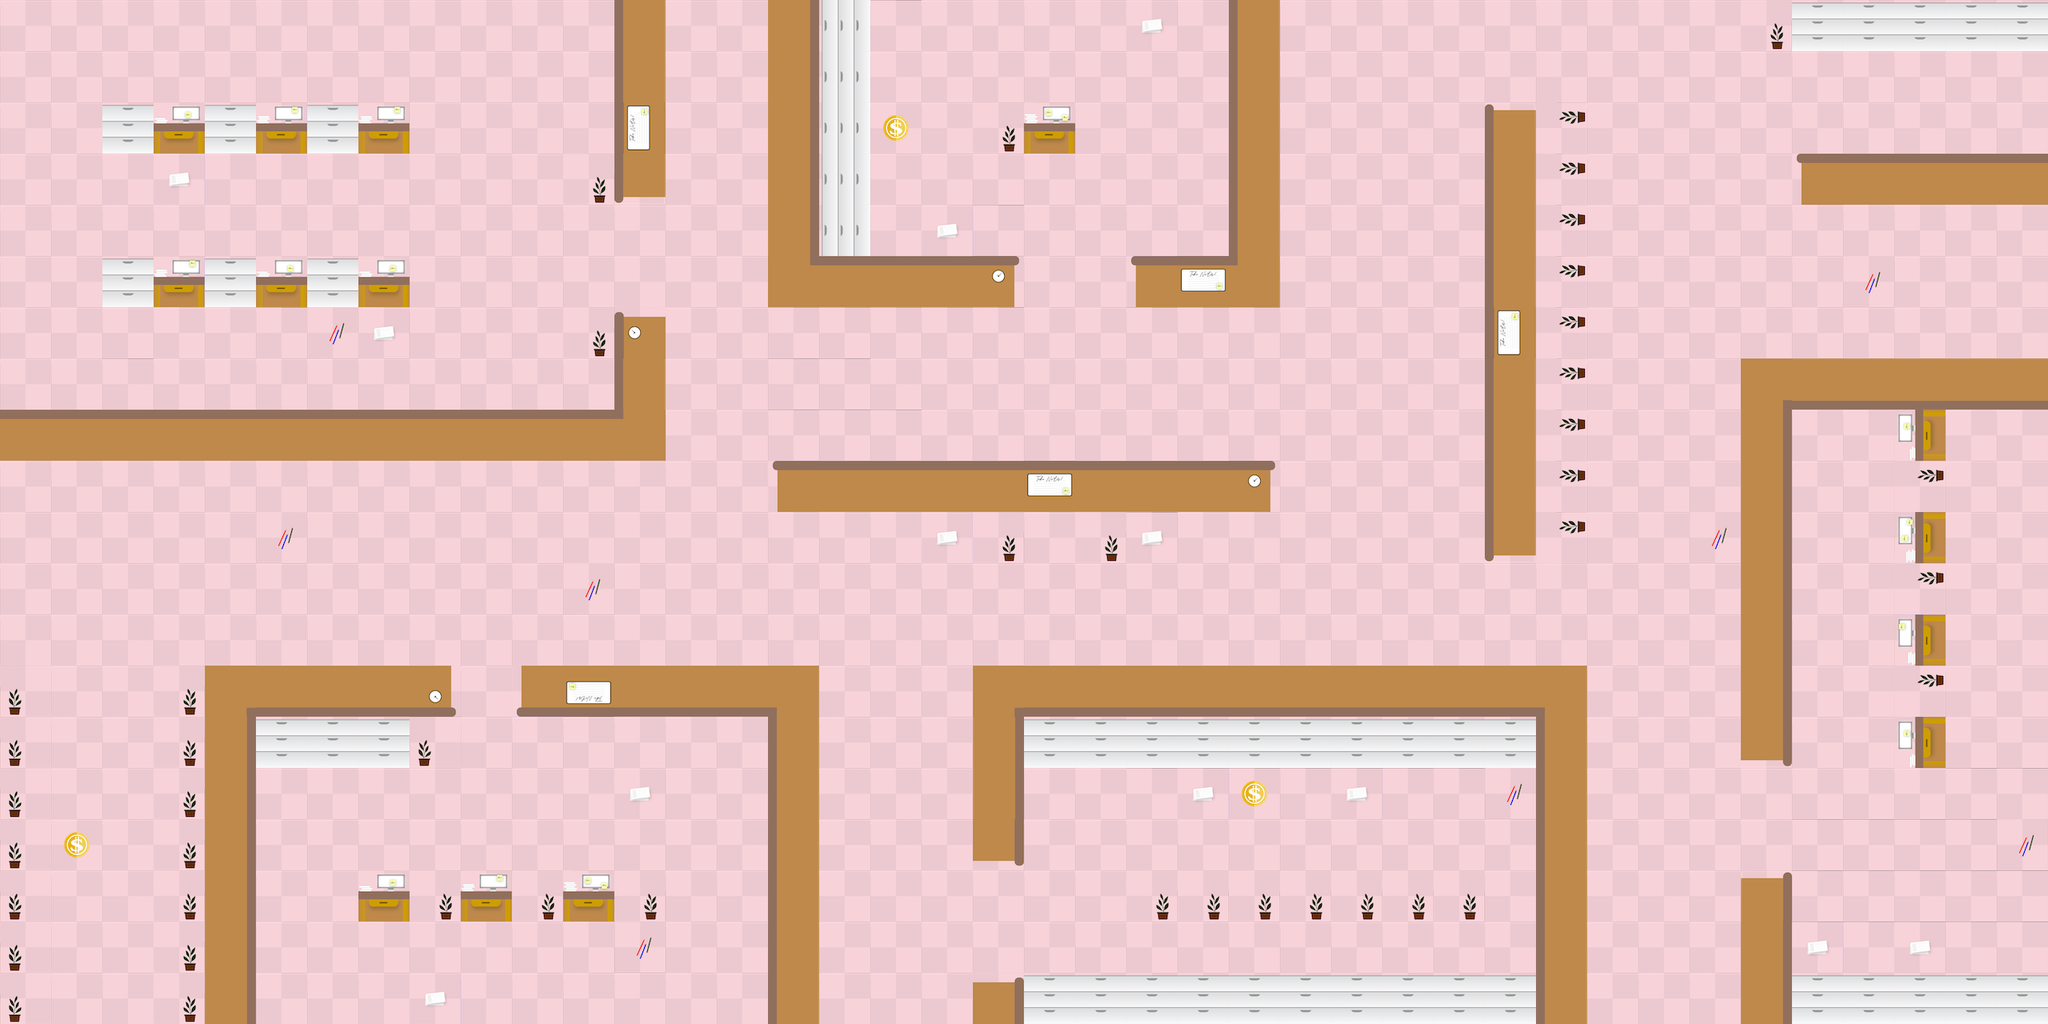

A level layout from a 2D game, rendered from its tile map. Below: a short description, then the map file with tile-grid data replaced by summaries:
An orthogonal 40x20 tile map with 64x64 px tiles, 3 tile layers (backgroundLayer, collideLayer, coinLayer), 2 tilesets and 2 objects (startPoint, endPoint).

<map version="1.4" tiledversion="1.4.3" orientation="orthogonal" renderorder="right-down" width="40" height="20" tilewidth="64" tileheight="64" infinite="0" nextlayerid="6" nextobjectid="8">
 <editorsettings>
  <export target="Level1.json" format="json" />
 </editorsettings>
 <tileset firstgid="1" name="TileMap" tilewidth="64" tileheight="64" tilecount="24" columns="6">
  <image source="TileMap1.png" width="384" height="256" />
  <tile id="0">
   <properties>
    <property name="Collide" type="bool" value="true" />
   </properties>
  </tile>
  <tile id="5">
   <properties>
    <property name="Collide" type="bool" value="true" />
   </properties>
  </tile>
  <tile id="6">
   <properties>
    <property name="Collide" type="bool" value="true" />
   </properties>
  </tile>
  <tile id="11">
   <properties>
    <property name="Collide" type="bool" value="true" />
   </properties>
  </tile>
  <tile id="12">
   <properties>
    <property name="Collide" type="bool" value="true" />
   </properties>
  </tile>
  <tile id="13">
   <properties>
    <property name="Collide" type="bool" value="true" />
   </properties>
  </tile>
  <tile id="14">
   <properties>
    <property name="Collide" type="bool" value="true" />
   </properties>
  </tile>
  <tile id="15">
   <properties>
    <property name="Collide" type="bool" value="true" />
   </properties>
  </tile>
  <tile id="16">
   <properties>
    <property name="Collide" type="bool" value="true" />
   </properties>
  </tile>
  <tile id="17">
   <properties>
    <property name="Collide" type="bool" value="true" />
   </properties>
  </tile>
  <tile id="18">
   <properties>
    <property name="Collide" type="bool" value="true" />
   </properties>
  </tile>
  <tile id="20">
   <properties>
    <property name="Collide" type="bool" value="true" />
   </properties>
  </tile>
  <tile id="21">
   <properties>
    <property name="Collide" type="bool" value="true" />
   </properties>
  </tile>
  <tile id="22">
   <properties>
    <property name="Collide" type="bool" value="true" />
   </properties>
  </tile>
 </tileset>
 <tileset firstgid="25" name="Coin" tilewidth="64" tileheight="64" tilecount="1" columns="1">
  <image source="Coin.png" width="64" height="64" />
  <tile id="0">
   <properties>
    <property name="Coin" type="bool" value="true" />
   </properties>
  </tile>
 </tileset>
 <layer id="1" name="backgroundLayer" width="40" height="20">
  <data>[800 cells, 798 non-empty, 4 distinct tile ids]</data>
 </layer>
 <layer id="2" name="collideLayer" width="40" height="20">
  <data>[800 cells, 758 non-empty, 18 distinct tile ids]</data>
 </layer>
 <layer id="3" name="coinLayer" width="40" height="20">
  <data>[800 cells, 4 non-empty, 2 distinct tile ids]</data>
 </layer>
 <objectgroup id="5" name="objectLayer">
  <object id="3" name="startPoint" x="109.96" y="1220.96">
   <point />
  </object>
  <object id="7" name="endPoint" x="2395.61" y="92.435">
   <point />
  </object>
 </objectgroup>
</map>